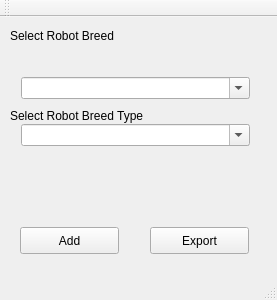
<?xml version="1.0" encoding="UTF-8"?>
<ui version="4.0">
 <class>MainWindow</class>
 <widget class="QMainWindow" name="MainWindow">
  <property name="geometry">
   <rect>
    <x>0</x>
    <y>0</y>
    <width>277</width>
    <height>300</height>
   </rect>
  </property>
  <property name="windowTitle">
   <string>MainWindow</string>
  </property>
  <widget class="QWidget" name="centralWidget">
   <widget class="QPushButton" name="addbutton">
    <property name="geometry">
     <rect>
      <x>20</x>
      <y>210</y>
      <width>99</width>
      <height>27</height>
     </rect>
    </property>
    <property name="text">
     <string>Add</string>
    </property>
   </widget>
   <widget class="QPushButton" name="exportbutton">
    <property name="geometry">
     <rect>
      <x>150</x>
      <y>210</y>
      <width>99</width>
      <height>27</height>
     </rect>
    </property>
    <property name="text">
     <string>Export</string>
    </property>
   </widget>
   <widget class="QLabel" name="label">
    <property name="geometry">
     <rect>
      <x>10</x>
      <y>10</y>
      <width>221</width>
      <height>17</height>
     </rect>
    </property>
    <property name="text">
     <string>Select Robot Breed</string>
    </property>
   </widget>
   <widget class="QLabel" name="label_2">
    <property name="geometry">
     <rect>
      <x>10</x>
      <y>90</y>
      <width>171</width>
      <height>17</height>
     </rect>
    </property>
    <property name="text">
     <string>Select Robot Breed Type</string>
    </property>
   </widget>
   <widget class="QWidget" name="layoutWidget">
    <property name="geometry">
     <rect>
      <x>10</x>
      <y>30</y>
      <width>251</width>
      <height>131</height>
     </rect>
    </property>
    <layout class="QVBoxLayout" name="verticalLayout">
     <item>
      <widget class="QComboBox" name="robotbreed">
       <property name="editable">
        <bool>true</bool>
       </property>
      </widget>
     </item>
     <item>
      <widget class="QComboBox" name="robotbreedtype">
       <property name="editable">
        <bool>true</bool>
       </property>
       <property name="maxVisibleItems">
        <number>10</number>
       </property>
      </widget>
     </item>
    </layout>
   </widget>
  </widget>
  <widget class="QMenuBar" name="menuBar">
   <property name="geometry">
    <rect>
     <x>0</x>
     <y>0</y>
     <width>277</width>
     <height>25</height>
    </rect>
   </property>
  </widget>
  <widget class="QToolBar" name="mainToolBar">
   <attribute name="toolBarArea">
    <enum>TopToolBarArea</enum>
   </attribute>
   <attribute name="toolBarBreak">
    <bool>false</bool>
   </attribute>
  </widget>
  <widget class="QStatusBar" name="statusBar"/>
 </widget>
 <layoutdefault spacing="6" margin="11"/>
 <resources/>
 <connections/>
</ui>
